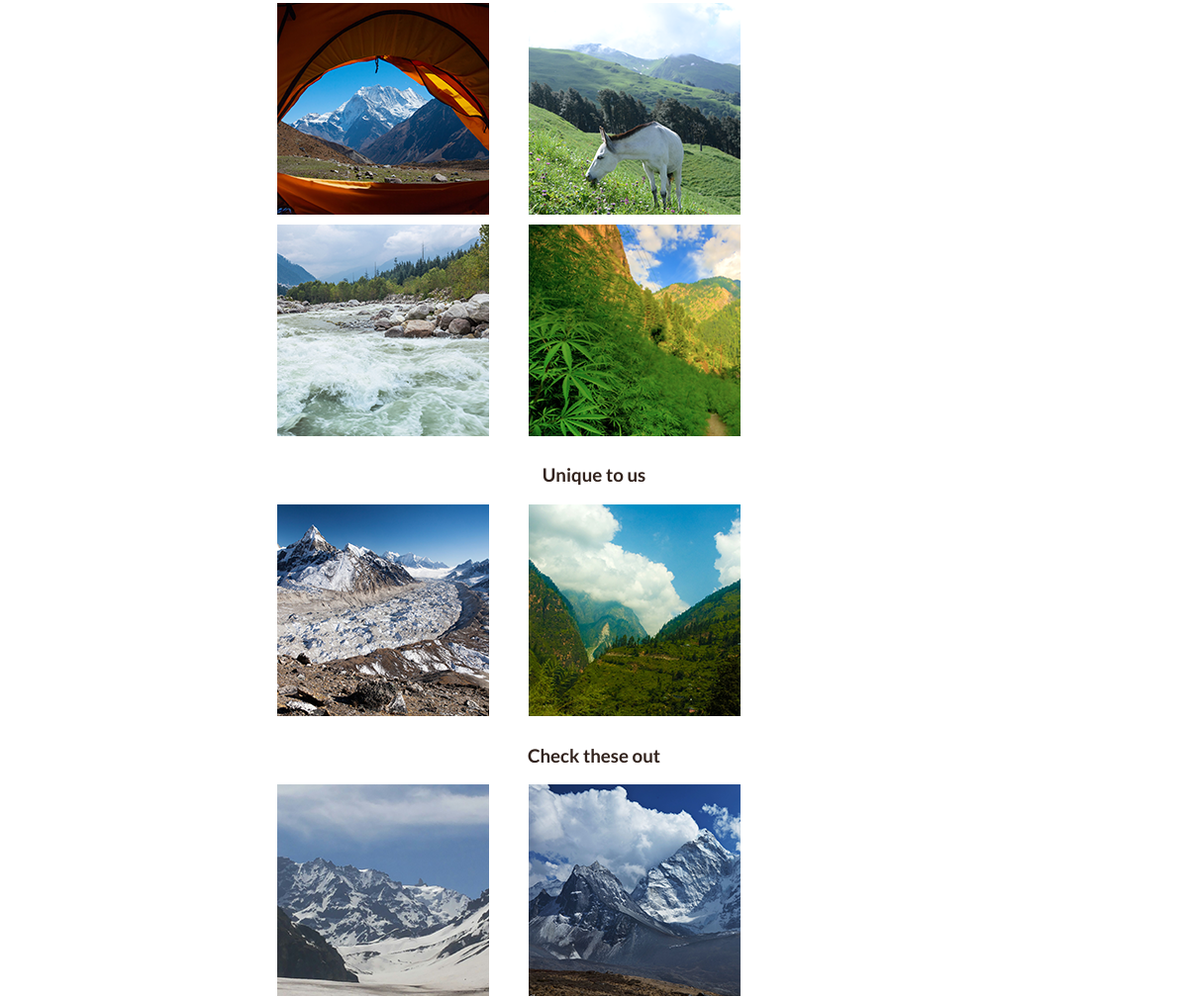
The app's page /destination.php?id=HimanchalPradesh (middle part), older data.
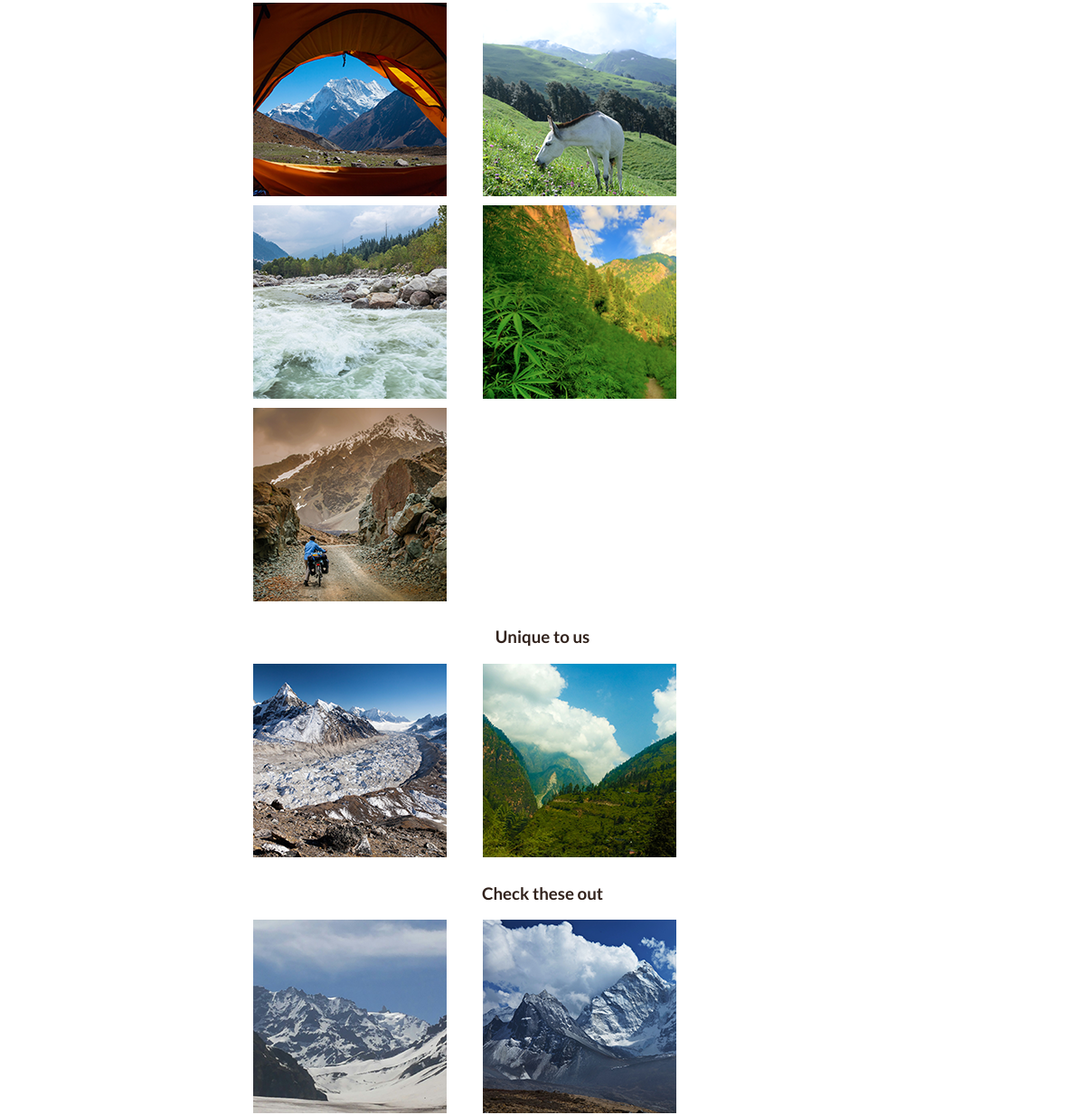
The same page, newer data.
### tables this page shows
CREATE TABLE `routes` (
  `id` int(11) NOT NULL AUTO_INCREMENT,
  `title` varchar(255) DEFAULT NULL,
  `belongsTo` int(11) DEFAULT NULL,
  `type` enum('fixed','unique','other') DEFAULT NULL,
  `image` varchar(255) DEFAULT NULL,
  PRIMARY KEY (`id`),
  KEY `belongsTo` (`belongsTo`),
  CONSTRAINT `routes_ibfk_1` FOREIGN KEY (`belongsTo`) REFERENCES `destinations` (`id`)
);

### partials/image_grid.php (the view, shortened to what this page needs)
	<link rel="stylesheet" type="text/css" href="../css/grid_component.css" />
	<div style="width:60%; margin:0 auto;" >
		 <?php
		 	$codeName=$_GET['id'];
		 	$codeName=mysql_real_escape_string($codeName);
		 	$sql="SELECT routes.id,routes.title AS route, routes.type,routes.image FROM routes,destinations WHERE belongsTo=destinations.id AND codeName='$codeName' AND routes.type = 'fixed';";
		 	$query=mysql_query($sql) or die(mysql_error());
			if(mysql_num_rows($query)){
		 		?>
					<ul class="grid">
		 		<?php
		 	}
		 	while($data=mysql_fetch_object($query)){
		 		?>
				<li><a href="route.php?id=<?php echo $data->id; ?>"><img src="<?php echo $data->image; ?>" style='width:100%' border="0" alt=""><div><h3><?php echo $data->route; ?></h3></div></a></li>
		 		<?php
		 	}
		 ?>
		</ul>
		 <?php
		 	$codeName=$_GET['id'];
		 	$codeName=mysql_real_escape_string($codeName);
		 	$sql="SELECT routes.id,routes.title AS route, routes.type,routes.image FROM routes,destinations WHERE belongsTo=destinations.id AND codeName='$codeName' AND routes.type='unique';";
			$query=mysql_query($sql) or die(mysql_error());
			if(mysql_num_rows($query)){
		 		?>
					<h3>Unique to us</h3>
					<ul class="grid">
		 		<?php
		 	}
		 	while($data=mysql_fetch_object($query)){
		 		?>
				<li><a href="route.php?id=<?php echo $data->id; ?>"><img src="<?php echo $data->image; ?>" style='width:100%' border="0" alt=""><div><h3><?php echo $data->route; ?></h3></div></a></li>
		 		<?php
		 	}
		 ?>
</ul>
		 <?php
		 	$codeName=$_GET['id'];
		 	$codeName=mysql_real_escape_string($codeName);
		 	$sql="SELECT routes.id,routes.title AS route, routes.type,routes.image FROM routes,destinations WHERE belongsTo=destinations.id AND codeName='$codeName' AND routes.type='other';";
		 	$query=mysql_query($sql) or die(mysql_error());
		 	if(mysql_num_rows($query)){
		 		?>
					<h3>Check these out</h3>
					<ul class="grid">
		 		<?php
		 	}
		 	while($data=mysql_fetch_object($query)){
		 		?>
				<li><a href="route.php?id=<?php echo $data->id; ?>"><img src="<?php echo $data->image; ?>" style='width:100%' border="0" alt=""><div><h3><?php echo $data->route; ?></h3></div></a></li>
		 		<?php
		 	}
		 ?>
	</ul>
	</div>

### destination.php (shortened to what this page needs)
<!DOCTYPE html>
<html lang="en">
<head>
	<link rel="stylesheet" type="text/css" href="../css/grid_component.css" />
</head>
<body>
	<?php require 'partials/navbar.php' ?>
	<?php require_once('partials/image_grid.php'); ?>
</body>
</html>

### partials/navbar.php (shortened to what this page needs)
<!DOCTYPE html>
<html lang="en" class="no-js">
	<head>
		<link rel="stylesheet" type="text/css" href="css/default.css" />
		<link rel="stylesheet" type="text/css" href="css/component.css" />
	</head>
</html>

### css/grid_component.css (style rules this page uses)
body, html { font-size: 100%; padding: 0; margin: 0; }
*, *:after, *:before { -webkit-box-sizing: border-box; -moz-box-sizing: border-box; box-sizing: border-box; }
body { font-family: 'Lato', Calibri, Arial, sans-serif; }
a { text-decoration: none; }
.grid { margin-top:10px; padding: 0px; margin: 0 auto; list-style: none; overflow: hidden; }
.grid li { position: relative; margin-left: 40px; margin-bottom: 10px; float: left; width: auto; }
.grid li a, .grid li a img { float: center; display: block; cursor: pointer; }
.grid li a img { max-width: auto; height: auto; }

### css/default.css (style rules this page uses)
body { min-width: 1170px; }
body, html { font-size: 100%; padding: 0; margin: 0; }
*, *:after, *:before { -webkit-box-sizing: border-box; -moz-box-sizing: border-box; box-sizing: border-box; }
body, header { font-family: 'Lato', Calibri, Arial, sans-serif; color: #32231d; }
a { color: #efebe5; text-decoration: none; }

### partials/image_grid.php (style rules this page uses)
h3 { text-align: center; }

Row changes from the older to the newer data that the page shows:
added routes: image (picture)
